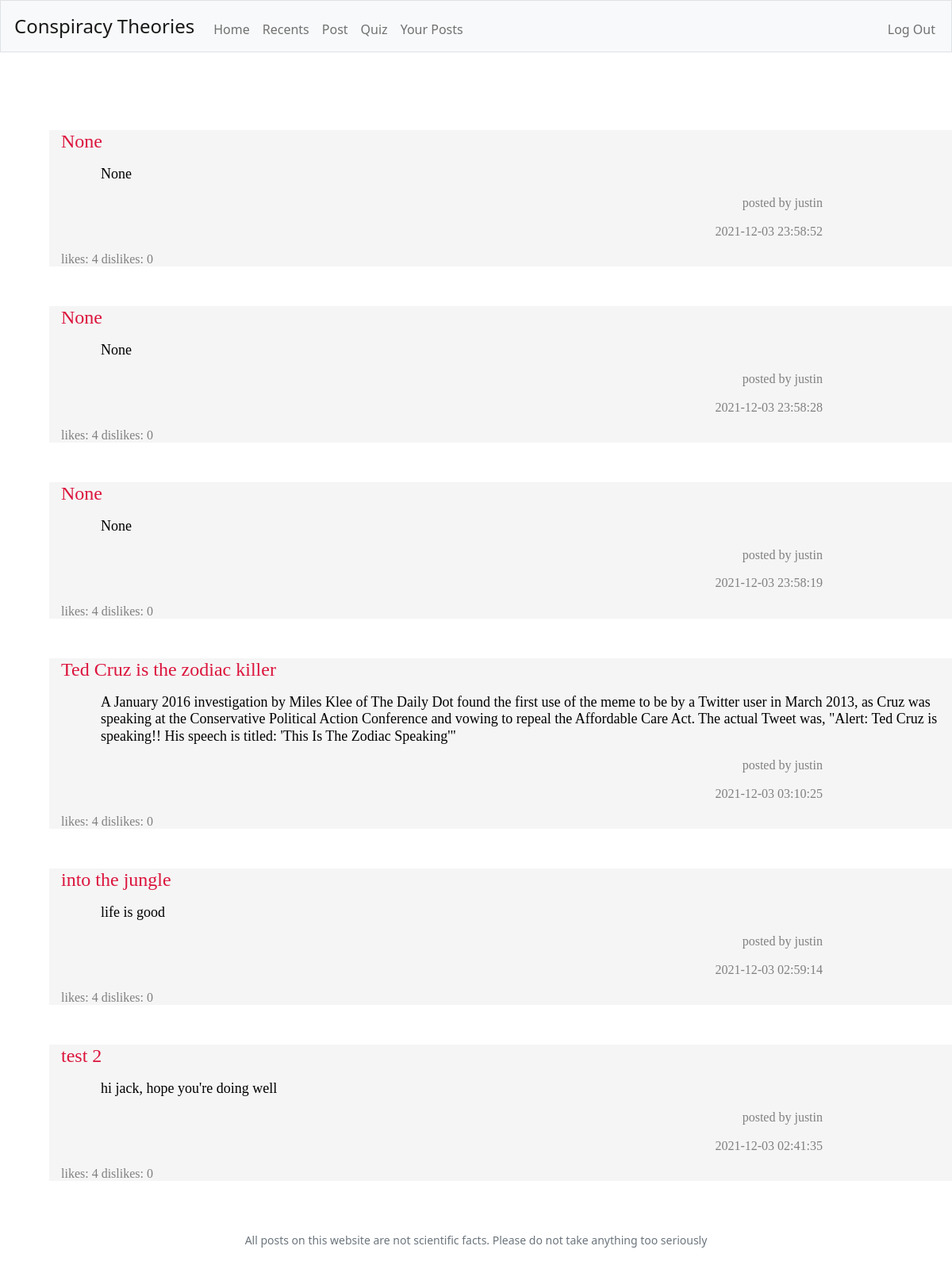
The app's page /your-posts (signed in) with its own data.
### tables this page shows
CREATE TABLE 'theories' ('name' TEXT, 'user' TEXT, 'content' TEXT, 'upvotes' INTEGER DEFAULT 0 , 'downvotes' INTEGER DEFAULT 0 , date TEXT, id INTEGER);

### app.py (the view)
@app.route("/your-posts")
@login_required
def history():
    pastTheories = db.execute("SELECT * FROM theories WHERE id = ? ORDER BY date DESC", session["user_id"])
    return render_template("history.html", pastTheories=pastTheories)

### app.py (called while the page is built)
@app.after_request
def after_request(response):
    response.headers["Cache-Control"] = "no-cache, no-store, must-revalidate"
    response.headers["Expires"] = 0
    response.headers["Pragma"] = "no-cache"
    return response

### helpers.py (called while the page is built)
def login_required(f):
    @wraps(f)
    def decorated_function(*args, **kwargs):
        if session.get("user_id") is None:
            return redirect("/login")
        return f(*args, **kwargs)
    return decorated_function

### templates/history.html (shortened to what this page needs)
<!DOCTYPE html>
<html lang="en">
    <head>
        <link href="https://cdn.jsdelivr.net/npm/bootstrap@5.1.3/dist/css/bootstrap.min.css" rel="stylesheet">
        <link href="/static/styles.css" rel="stylesheet">
    </head>
    <body>
        <nav class="bg-light border navbar navbar-expand-md navbar-light">
            <div class="container-fluid">
                <a class="navbar-brand" href="/">Conspiracy Theories</a>
                <div class="collapse navbar-collapse" id="navbar">
                    {% if session["user_id"] %}
                        <ul class="navbar-nav me-auto mt-2">
                            <li class="nav-item"><a class="nav-link" href="/">Home</a></li>
                            <li class="nav-item"><a class="nav-link" href="/recents">Recents</a></li>
                            <li class="nav-item"><a class="nav-link" href="/post">Post</a></li>
                            <li class="nav-item"><a class="nav-link" href="/quiz">Quiz</a></li>
                            <li class="nav-item"><a class="nav-link" href="/your-posts">Your Posts</a></li>
                        </ul>
                        <ul class="navbar-nav ms-auto mt-2">
                            <li class="nav-item"><a class="nav-link" href="/logout">Log Out</a></li>
                        </ul>
                    {% else %}
                        <ul class="navbar-nav ms-auto mt-2">
                            <li class="nav-item"><a class="nav-link" href="/register">Register</a></li>
                            <li class="nav-item"><a class="nav-link" href="/login">Log In</a></li>
                        </ul>
                    {% endif %}
                </div>
            </div>
        </nav>
        <main class="container-fluid py-5 text-center">
            {% block main %}
                {% for post in pastTheories %}
                <div class="container grey">
                    <h1 class="leftAlign crimson">{{ post.name }}</p>
                    <p class="paragraph black">{{ post.content }}</p>
                    <p class="author darkgrey">posted by {{ post.user }}</p>
                    <p class="author darkgrey">{{ post.date }}</p>
                    <p class="votes darkgrey">likes: {{ post.upvotes }} dislikes: {{ post.downvotes }}</p>
                </div>
                {% endfor %}
            {% endblock %}
        </main>
        <footer class="mb-5 small text-center text-muted">
            All posts on this website are not scientific facts. Please do not take anything too seriously
        </footer>
    </body>
</html>

### static/styles.css (style rules this page uses)
nav .navbar-brand { font-size: x-large; }
.container { margin-left: 50px; margin-right: 50px; padding-left: 15px; padding-right: 15px; font-family: "Comic Sans MS", "Comic Sans", cursive; }
.author { text-align: right; font-size: medium; font-family: "Comic Sans MS", "Comic Sans", cursive; margin-right: 150px; }
.crimson { color: #DC143C; }
.paragraph { text-align: left; font-size: large; font-family: "Comic Sans MS", "Comic Sans", cursive; margin-left: 50px; }
.leftAlign { text-align: left; font-size: x-large; margin-top: 50px; font-family: "Comic Sans MS", "Comic Sans", cursive; }
.grey { background-color: #F5F5F5; }
.black { color:#000000 }
.darkgrey { color:#808080 }
.votes { font-size: medium; }
a { padding-left: 5px; }

### records on screen
theories: name "None", content "None", user "justin", date "2021-12-03 23:58:52", upvotes "4", downvotes "0"
theories: name "None", content "None", user "justin", date "2021-12-03 23:58:28", upvotes "4", downvotes "0"
theories: name "None", content "None", user "justin", date "2021-12-03 23:58:19", upvotes "4", downvotes "0"
theories: name "Ted Cruz is the zodiac killer", content "A January 2016 investigation by Miles Klee of The Daily Dot found the first use of the meme to be by a Twitter user in March 2013, as Cruz was speaking at the Conservative Political Action Conference and vowing to repeal the Affordable Care Act. The actual Tweet was, \"Alert: Ted Cruz is speaking!! His speech is titled: 'This Is The Zodiac Speaking'\"", user "justin", date "2021-12-03 03:10:25", upvotes "4", downvotes "0"
theories: name "into the jungle", content "life is good", user "justin", date "2021-12-03 02:59:14", upvotes "4", downvotes "0"
theories: name "test 2", content "hi jack, hope you're doing well", user "justin", date "2021-12-03 02:41:35", upvotes "4", downvotes "0"
